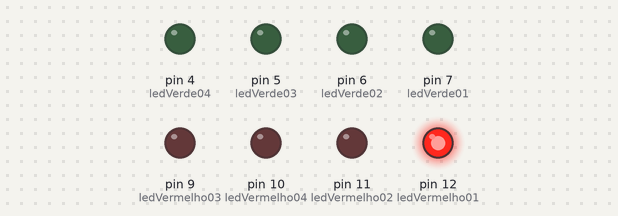
Bench run of a sketch on a simulated Arduino Uno, built with avr-gcc and run on an emulated ATmega328P. Parts: output pins drawn as LEDs (lit = HIGH). At 4.2 s the program stops and its outputs stay as they are.

Above: at 0.1 s.
At 0.9 s:
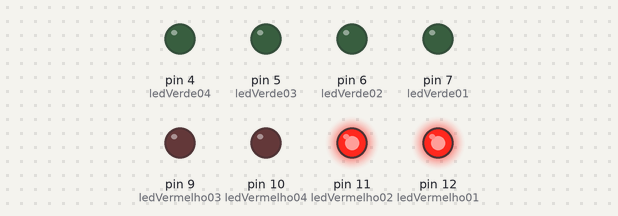
At 1.7 s:
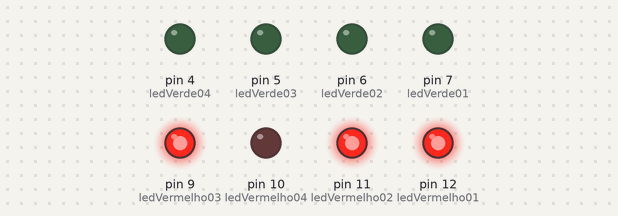
At 2.5 s:
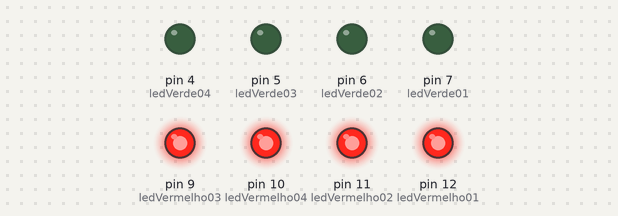
At 4.3 s:
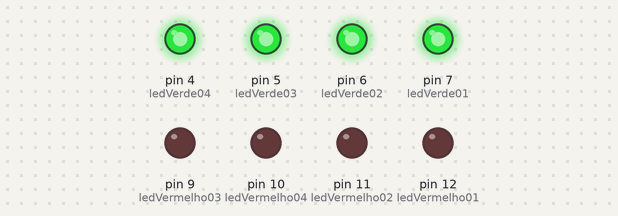
Timing chart, 0 to 5.7 s (numbered marks = the images above):
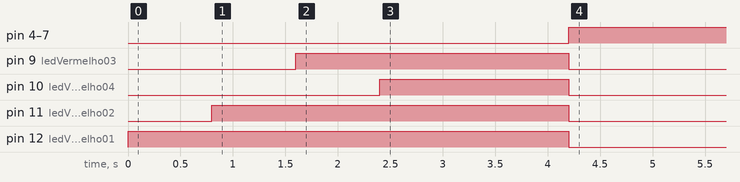

The sketch:

Sinaleira_F1.ino
```cpp
// Projeto Arduino - Sinaleira de Largada Fórmula 1

// LEDs vermelhos
int ledVermelho01 = 12;
int ledVermelho02 = 11;
int ledVermelho03 = 9;
int ledVermelho04 = 10;

// LEDs verdes
int ledVerde01 = 7;
int ledVerde02 = 6;
int ledVerde03 = 5;
int ledVerde04 = 4;

void setup()
{
  pinMode(ledVermelho01, OUTPUT);
  pinMode(ledVermelho02, OUTPUT);
  pinMode(ledVermelho03, OUTPUT);
  pinMode(ledVermelho04, OUTPUT);

  pinMode(ledVerde01, OUTPUT);
  pinMode(ledVerde02, OUTPUT);
  pinMode(ledVerde03, OUTPUT);
  pinMode(ledVerde04, OUTPUT);
}

void loop()
{
  // Acende os vermelhos em sequência

  digitalWrite(ledVermelho01, HIGH);
  delay(800);

  digitalWrite(ledVermelho02, HIGH);
  delay(800);

  digitalWrite(ledVermelho03, HIGH);
  delay(800);

  digitalWrite(ledVermelho04, HIGH);
  delay(800);

  // Espera antes da largada
  delay(1000);

  // Apaga vermelhos

  digitalWrite(ledVermelho01, LOW);
  digitalWrite(ledVermelho02, LOW);
  digitalWrite(ledVermelho03, LOW);
  digitalWrite(ledVermelho04, LOW);

  // Acende verdes

  digitalWrite(ledVerde01, HIGH);
  digitalWrite(ledVerde02, HIGH);
  digitalWrite(ledVerde03, HIGH);
  digitalWrite(ledVerde04, HIGH);

  // Mantém a largada finalizada
  while (true)
  {

  }
}
```

Measured:
- by itself, pin 4 (ledVerde04), pin 5 (ledVerde03), pin 6 (ledVerde02), pin 7 (ledVerde01): LOW → HIGH at 4.2 s
- by itself, pin 9 (ledVermelho03): LOW → HIGH at 1.6 s, → LOW 2.6 s later
- by itself, pin 10 (ledVermelho04): LOW → HIGH at 2.4 s, → LOW 1.8 s later
- by itself, pin 11 (ledVermelho02): LOW → HIGH at 0.80 s, → LOW 3.4 s later
- by itself, pin 12 (ledVermelho01): LOW → HIGH at 0.00 s, → LOW 4.2 s later
